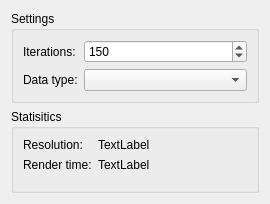
<?xml version="1.0" encoding="UTF-8"?>
<ui version="4.0">
 <class>MandelbrotConfigWidget</class>
 <widget class="QWidget" name="MandelbrotConfigWidget">
  <property name="geometry">
   <rect>
    <x>0</x>
    <y>0</y>
    <width>270</width>
    <height>204</height>
   </rect>
  </property>
  <property name="windowTitle">
   <string>Form</string>
  </property>
  <layout class="QVBoxLayout" name="verticalLayout">
   <item>
    <widget class="QGroupBox" name="settingsGroupBox">
     <property name="title">
      <string>Settings</string>
     </property>
     <layout class="QFormLayout" name="formLayout">
      <item row="0" column="0">
       <widget class="QLabel" name="iterationsLabel">
        <property name="text">
         <string>Iterations:</string>
        </property>
       </widget>
      </item>
      <item row="0" column="1">
       <widget class="QSpinBox" name="iterationsSpinBox">
        <property name="minimum">
         <number>1</number>
        </property>
        <property name="maximum">
         <number>10000000</number>
        </property>
        <property name="value">
         <number>150</number>
        </property>
       </widget>
      </item>
      <item row="1" column="0">
       <widget class="QLabel" name="dataTypeLabel">
        <property name="text">
         <string>Data type:</string>
        </property>
       </widget>
      </item>
      <item row="1" column="1">
       <widget class="QComboBox" name="dataTypeComboBox"/>
      </item>
     </layout>
    </widget>
   </item>
   <item>
    <widget class="QGroupBox" name="statisticsGroupBox">
     <property name="title">
      <string>Statisitics</string>
     </property>
     <layout class="QFormLayout" name="formLayout_2">
      <item row="0" column="0">
       <widget class="QLabel" name="resolutionLabel">
        <property name="text">
         <string>Resolution:</string>
        </property>
       </widget>
      </item>
      <item row="0" column="1">
       <widget class="QLabel" name="resolutionValueLabel">
        <property name="text">
         <string>TextLabel</string>
        </property>
       </widget>
      </item>
      <item row="1" column="0">
       <widget class="QLabel" name="renderTimeLabel">
        <property name="text">
         <string>Render time:</string>
        </property>
       </widget>
      </item>
      <item row="1" column="1">
       <widget class="QLabel" name="renderTimeValuelabel">
        <property name="text">
         <string>TextLabel</string>
        </property>
       </widget>
      </item>
     </layout>
    </widget>
   </item>
  </layout>
 </widget>
 <resources/>
 <connections/>
</ui>
